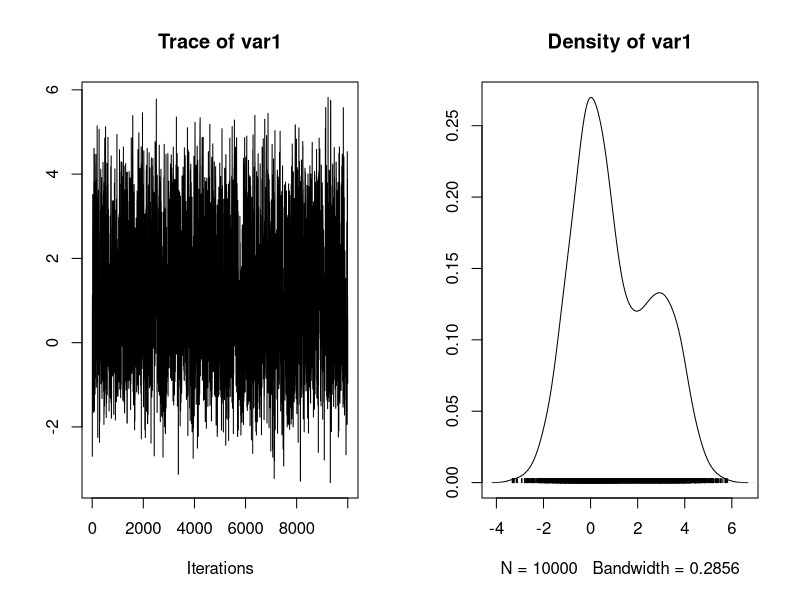
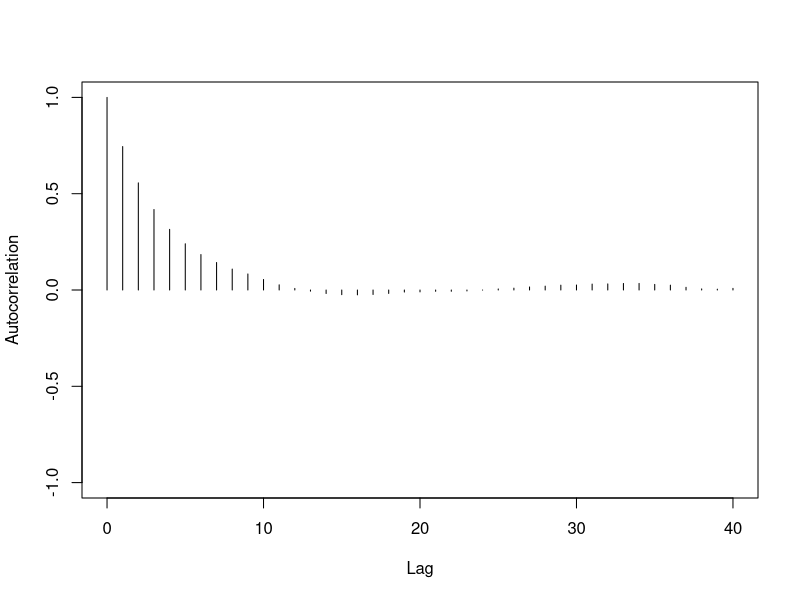
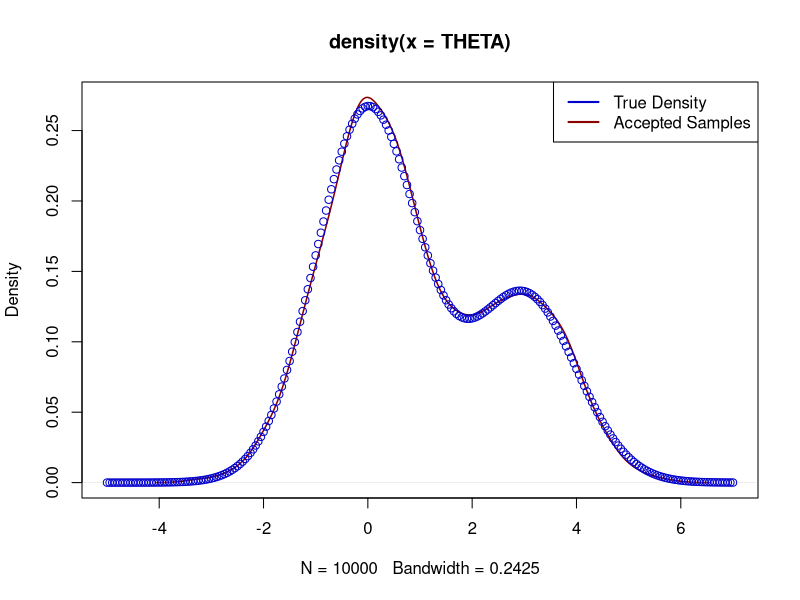

Source code (R) for these figures, in order:

###########################################################################
###########################################################################
########################## Mixture of Normals #############################
###########################################################################
###########################################################################


###### Clear environment and load libraries
rm(list = ls())
library(coda)

###### Now to the exercise
#Use a normal proposal
#Choose delta > 0 such that the acceptance probability is very close to 45%
#we will try different values: 0.01, 0.05, 2, 4, 8 and 100
delta <- 2

#Initial values for sampler
theta <- 0

#First set number of iterations and burn-in, then set seed
n_iter <- 10000; burn_in <- 0.3*n_iter
set.seed(1234)

#Set counter for acceptances
accept_counter <- 0

#Set null matrices to save samples
THETA <- matrix(0,nrow=n_iter,ncol=1)

#Now, to the Gibbs sampler
for(s in 1:(n_iter+burn_in)){
  
  #generate proposal
  theta_star <- rnorm(1,theta, delta)
  
  #compute acceptance ratio/probability
  #do so on log scale because r can be numerically unstable
  log_r <- log(exp(-0.5*theta_star^2) + 0.5*exp(-0.5*(theta_star-3)^2)) -
    log(exp(-0.5*theta^2) + 0.5*exp(-0.5*(theta-3)^2))
  
  if(log(runif(1)) < log_r){
    accept_counter <- accept_counter + 1
    theta <- theta_star
    }
  
  if(s > burn_in){
    THETA[(s-burn_in),] <- theta
  }
}

#Check acceptance rate
accept_counter/(n_iter+burn_in)


plot(mcmc(THETA))

autocorr.plot(mcmc(THETA))




x <- seq(from=-5,to=7,by=.05)
y <- (2/(3*sqrt(2*pi))) * (exp(-0.5*(x^2)) + 0.5*exp(-0.5*(x-3)^2))
plot(density(THETA),col="red4",lwd=1.5,type="l",xlim=c(-5,7))
points(x,y,col="blue3",xlab=expression(theta),ylab="Density",
     main=expression(paste(pi,"(", theta,"|y)")))
labels <- c("True Density", "Accepted Samples")
legend("topright", labels, lwd=2, lty=c(1.5,1.5),
       col=c('blue3',"red4"))




